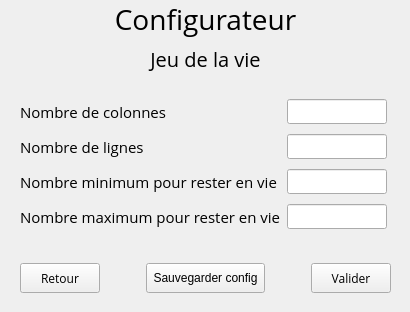
<?xml version="1.0" encoding="UTF-8"?>
<ui version="4.0">
 <class>ConfigGameOfLifeAutomatonWindow</class>
 <widget class="QWidget" name="ConfigGameOfLifeAutomatonWindow">
  <property name="geometry">
   <rect>
    <x>0</x>
    <y>0</y>
    <width>410</width>
    <height>312</height>
   </rect>
  </property>
  <property name="sizePolicy">
   <sizepolicy hsizetype="Fixed" vsizetype="Fixed">
    <horstretch>0</horstretch>
    <verstretch>0</verstretch>
   </sizepolicy>
  </property>
  <property name="minimumSize">
   <size>
    <width>410</width>
    <height>312</height>
   </size>
  </property>
  <property name="maximumSize">
   <size>
    <width>410</width>
    <height>312</height>
   </size>
  </property>
  <property name="windowTitle">
   <string>Configurateur Jeu de la vie</string>
  </property>
  <widget class="QWidget" name="verticalLayoutWidget">
   <property name="geometry">
    <rect>
     <x>0</x>
     <y>0</y>
     <width>411</width>
     <height>313</height>
    </rect>
   </property>
   <layout class="QVBoxLayout" name="verticalLayout">
    <property name="sizeConstraint">
     <enum>QLayout::SetDefaultConstraint</enum>
    </property>
    <item>
     <widget class="QLabel" name="configLabel">
      <property name="enabled">
       <bool>true</bool>
      </property>
      <property name="sizePolicy">
       <sizepolicy hsizetype="Preferred" vsizetype="Fixed">
        <horstretch>0</horstretch>
        <verstretch>0</verstretch>
       </sizepolicy>
      </property>
      <property name="font">
       <font>
        <family>Open Sans</family>
        <pointsize>21</pointsize>
       </font>
      </property>
      <property name="text">
       <string>Configurateur</string>
      </property>
      <property name="alignment">
       <set>Qt::AlignCenter</set>
      </property>
     </widget>
    </item>
    <item>
     <widget class="QLabel" name="automatonLabel">
      <property name="enabled">
       <bool>true</bool>
      </property>
      <property name="sizePolicy">
       <sizepolicy hsizetype="Preferred" vsizetype="Fixed">
        <horstretch>0</horstretch>
        <verstretch>0</verstretch>
       </sizepolicy>
      </property>
      <property name="font">
       <font>
        <family>Open Sans</family>
        <pointsize>15</pointsize>
       </font>
      </property>
      <property name="text">
       <string>Jeu de la vie</string>
      </property>
      <property name="alignment">
       <set>Qt::AlignCenter</set>
      </property>
     </widget>
    </item>
    <item>
     <layout class="QFormLayout" name="formLayout">
      <property name="sizeConstraint">
       <enum>QLayout::SetMinimumSize</enum>
      </property>
      <property name="fieldGrowthPolicy">
       <enum>QFormLayout::ExpandingFieldsGrow</enum>
      </property>
      <property name="labelAlignment">
       <set>Qt::AlignLeading|Qt::AlignLeft|Qt::AlignTop</set>
      </property>
      <property name="formAlignment">
       <set>Qt::AlignLeading|Qt::AlignLeft|Qt::AlignTop</set>
      </property>
      <property name="verticalSpacing">
       <number>10</number>
      </property>
      <property name="leftMargin">
       <number>20</number>
      </property>
      <property name="topMargin">
       <number>20</number>
      </property>
      <property name="rightMargin">
       <number>20</number>
      </property>
      <property name="bottomMargin">
       <number>20</number>
      </property>
      <item row="1" column="0">
       <widget class="QLabel" name="cellNbLabel">
        <property name="font">
         <font>
          <family>Open Sans</family>
          <pointsize>11</pointsize>
         </font>
        </property>
        <property name="text">
         <string>Nombre de colonnes</string>
        </property>
       </widget>
      </item>
      <item row="1" column="1">
       <widget class="QLineEdit" name="stateNbLineEdit">
        <property name="maximumSize">
         <size>
          <width>100</width>
          <height>16777215</height>
         </size>
        </property>
        <property name="font">
         <font>
          <family>Open Sans</family>
         </font>
        </property>
       </widget>
      </item>
      <item row="2" column="0">
       <widget class="QLabel" name="stateNbLabel">
        <property name="font">
         <font>
          <family>Open Sans</family>
          <pointsize>11</pointsize>
         </font>
        </property>
        <property name="text">
         <string>Nombre de lignes</string>
        </property>
       </widget>
      </item>
      <item row="2" column="1">
       <widget class="QLineEdit" name="cellNbLineEdit">
        <property name="maximumSize">
         <size>
          <width>100</width>
          <height>16777215</height>
         </size>
        </property>
        <property name="font">
         <font>
          <family>Open Sans</family>
         </font>
        </property>
       </widget>
      </item>
      <item row="3" column="0">
       <widget class="QLabel" name="ruleLabel">
        <property name="font">
         <font>
          <family>Open Sans</family>
          <pointsize>11</pointsize>
         </font>
        </property>
        <property name="text">
         <string>Nombre minimum pour rester en vie</string>
        </property>
       </widget>
      </item>
      <item row="3" column="1">
       <widget class="QLineEdit" name="ruleLineEdit">
        <property name="maximumSize">
         <size>
          <width>100</width>
          <height>16777215</height>
         </size>
        </property>
        <property name="font">
         <font>
          <family>Open Sans</family>
         </font>
        </property>
       </widget>
      </item>
      <item row="4" column="0">
       <widget class="QLabel" name="ruleLabel_2">
        <property name="font">
         <font>
          <family>Open Sans</family>
          <pointsize>11</pointsize>
         </font>
        </property>
        <property name="text">
         <string>Nombre maximum pour rester en vie</string>
        </property>
       </widget>
      </item>
      <item row="4" column="1">
       <widget class="QLineEdit" name="ruleLineEdit_2">
        <property name="maximumSize">
         <size>
          <width>100</width>
          <height>16777215</height>
         </size>
        </property>
        <property name="font">
         <font>
          <family>Open Sans</family>
         </font>
        </property>
       </widget>
      </item>
     </layout>
    </item>
    <item>
     <layout class="QHBoxLayout" name="buttonLayout">
      <property name="sizeConstraint">
       <enum>QLayout::SetDefaultConstraint</enum>
      </property>
      <property name="leftMargin">
       <number>20</number>
      </property>
      <property name="topMargin">
       <number>0</number>
      </property>
      <property name="rightMargin">
       <number>20</number>
      </property>
      <property name="bottomMargin">
       <number>20</number>
      </property>
      <item alignment="Qt::AlignRight">
       <widget class="QPushButton" name="returnButton">
        <property name="sizePolicy">
         <sizepolicy hsizetype="Minimum" vsizetype="Minimum">
          <horstretch>0</horstretch>
          <verstretch>0</verstretch>
         </sizepolicy>
        </property>
        <property name="minimumSize">
         <size>
          <width>0</width>
          <height>30</height>
         </size>
        </property>
        <property name="maximumSize">
         <size>
          <width>100</width>
          <height>30</height>
         </size>
        </property>
        <property name="font">
         <font>
          <family>Open Sans</family>
          <pointsize>9</pointsize>
         </font>
        </property>
        <property name="cursor">
         <cursorShape>PointingHandCursor</cursorShape>
        </property>
        <property name="layoutDirection">
         <enum>Qt::RightToLeft</enum>
        </property>
        <property name="text">
         <string>Retour</string>
        </property>
       </widget>
      </item>
      <item>
       <widget class="QPushButton" name="saveConfigButton">
        <property name="sizePolicy">
         <sizepolicy hsizetype="Minimum" vsizetype="Minimum">
          <horstretch>0</horstretch>
          <verstretch>0</verstretch>
         </sizepolicy>
        </property>
        <property name="minimumSize">
         <size>
          <width>0</width>
          <height>30</height>
         </size>
        </property>
        <property name="maximumSize">
         <size>
          <width>150</width>
          <height>30</height>
         </size>
        </property>
        <property name="font">
         <font>
          <pointsize>9</pointsize>
         </font>
        </property>
        <property name="text">
         <string>Sauvegarder config</string>
        </property>
       </widget>
      </item>
      <item alignment="Qt::AlignLeft">
       <widget class="QPushButton" name="validateButton">
        <property name="sizePolicy">
         <sizepolicy hsizetype="Minimum" vsizetype="Minimum">
          <horstretch>0</horstretch>
          <verstretch>0</verstretch>
         </sizepolicy>
        </property>
        <property name="minimumSize">
         <size>
          <width>0</width>
          <height>30</height>
         </size>
        </property>
        <property name="maximumSize">
         <size>
          <width>100</width>
          <height>30</height>
         </size>
        </property>
        <property name="font">
         <font>
          <family>Open Sans</family>
          <pointsize>9</pointsize>
         </font>
        </property>
        <property name="cursor">
         <cursorShape>PointingHandCursor</cursorShape>
        </property>
        <property name="layoutDirection">
         <enum>Qt::RightToLeft</enum>
        </property>
        <property name="text">
         <string>Valider</string>
        </property>
       </widget>
      </item>
     </layout>
    </item>
   </layout>
  </widget>
 </widget>
 <resources/>
 <connections>
  <connection>
   <sender>returnButton</sender>
   <signal>clicked()</signal>
   <receiver>ConfigGameOfLifeAutomatonWindow</receiver>
   <slot>previousWindow()</slot>
   <hints>
    <hint type="sourcelabel">
     <x>58</x>
     <y>276</y>
    </hint>
    <hint type="destinationlabel">
     <x>204</x>
     <y>155</y>
    </hint>
   </hints>
  </connection>
  <connection>
   <sender>saveConfigButton</sender>
   <signal>clicked()</signal>
   <receiver>ConfigGameOfLifeAutomatonWindow</receiver>
   <slot>saveConfig()</slot>
   <hints>
    <hint type="sourcelabel">
     <x>205</x>
     <y>276</y>
    </hint>
    <hint type="destinationlabel">
     <x>204</x>
     <y>155</y>
    </hint>
   </hints>
  </connection>
  <connection>
   <sender>validateButton</sender>
   <signal>clicked()</signal>
   <receiver>ConfigGameOfLifeAutomatonWindow</receiver>
   <slot>launchAutomaton()</slot>
   <hints>
    <hint type="sourcelabel">
     <x>352</x>
     <y>276</y>
    </hint>
    <hint type="destinationlabel">
     <x>204</x>
     <y>155</y>
    </hint>
   </hints>
  </connection>
 </connections>
 <slots>
  <slot>previousWindow()</slot>
  <slot>saveConfig()</slot>
  <slot>launchAutomaton()</slot>
 </slots>
</ui>
